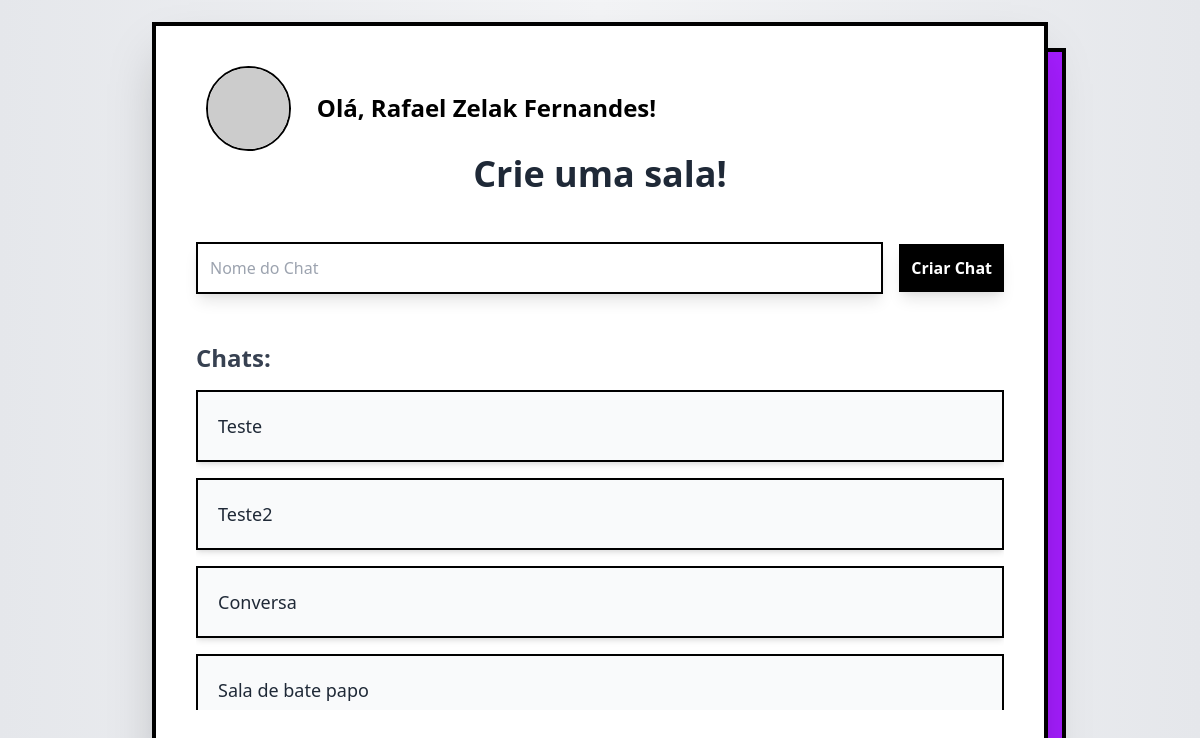
The app's page /dashboard (signed in) with its own data.
### tables this page shows
CREATE TABLE users (
    id INTEGER PRIMARY KEY AUTOINCREMENT,
    username TEXT NOT NULL,
    password TEXT NOT NULL,
    email TEXT NOT NULL,
    idade INTEGER NOT NULL
, image BLOB);

CREATE TABLE chats (
    id INTEGER PRIMARY KEY AUTOINCREMENT,
    name TEXT NOT NULL
);

### app.py (the view)
@app.route('/dashboard')
def dashboard():
    if 'username' in session:
        username = session['username']
        conn = sqlite3.connect('login.db')
        cursor = conn.cursor()
        cursor.execute('SELECT username, image FROM users WHERE username = ?', (username,))
        user = cursor.fetchone()
        conn.close()
        user_data = {
            'username': user[0],
            'image': base64.b64encode(user[1]).decode('utf-8') if user[1] else None
        }
        chats = get_chats()
        return render_template('dashboard.html', username=user[0], user=user_data, chats=chats)
    else:
        return redirect(url_for('index'))

### app.py (called while the page is built)
def get_chats():
    conn = sqlite3.connect('login.db')
    cursor = conn.cursor()
    cursor.execute('SELECT * FROM chats')
    chats = cursor.fetchall()
    conn.close()
    return chats

### templates/dashboard.html (shortened to what this page needs)
<!DOCTYPE html>
<html lang="en">
<head>
    <link rel="stylesheet" type="text/css" href="{{ url_for('static', filename='style.css') }}">
    <link href="https://cdn.jsdelivr.net/npm/tailwindcss@2.2.19/dist/tailwind.min.css" rel="stylesheet">
</head>
<body class="flex items-center justify-center h-screen bg-gradient-to-r from-gray-200 via-gray-100 to-gray-200">
    <div class="relative max-w-4xl w-full bg-white py-16 px-10 shadow-2xl border-4 border-black brutalist-border">
        <div class="absolute top-10 left-10 flex items-center space-x-4">
            <div class="relative">
                {% if user.image %}
                    <img alt="Imagem de Perfil" class="profile-img" id="profileImage">
                {% else %}
                    <img src="https://via.placeholder.com/150" alt="Imagem de Perfil" class="profile-img" id="profileImage">
                {% endif %}
            </div>
            <h2 class="text-2xl font-semibold">Olá, {{ username }}!</h2>
        </div>
        <h1 class="text-4xl font-extrabold mb-12 text-center text-gray-800 mt-16">Crie uma sala!</h1>
        <form action="{{ url_for('create_chat') }}" method="post" class="flex items-center space-x-4 mb-12 justify-center">
            <input type="text" name="chat_name" placeholder="Nome do Chat" class="flex-grow p-3 border-2 border-black rounded-none shadow-lg focus:outline-none focus:ring-2 focus:ring-black" required>
            <button type="submit" class="p-3 bg-black text-white font-semibold rounded-none shadow-lg hover:bg-gray-800 transition duration-300">
                Criar Chat
            </button>
        </form>
        <h2 class="text-2xl font-semibold mb-4 text-gray-700">Chats:</h2>
        <div class="overflow-y-auto max-h-80 salas">
            <ul class="space-y-4">
                {% for chat in chats %}
                <li class="p-2 bg-gray-50 border-2 border-black rounded-none shadow-md hover:bg-gray-200 transition duration-300">
                    <a href="{{ url_for('chat', chat_id=chat[0]) }}" class="block text-lg text-gray-800 font-medium p-3 rounded-none hover:bg-gray-200 transition duration-300">
                        {{ chat[1] }}
                    </a>
                </li>
                {% endfor %}
            </ul>
        </div>
    </div>
</body>
</html>

### static/style.css (style rules this page uses)
.salas { scrollbar-width: thin; scrollbar-color: #dfdfdf80 #ffffff; }
button { border-top-right-radius: 1rem; border-bottom-right-radius: 1rem; box-shadow: 0 2px 4px rgba(0, 0, 0, 0.1); transition: background-color 0.05s ease-in-out, transform 0.05s ease-in-out; display: flex; align-items: center; justify-content: center; padding: 0.75rem; background-color: #4299e1; color: white; cursor: pointer; border: none; }
.profile-img { width: 50px; height: 50px; border-radius: 50%; margin-left: 10px; margin-right: 10px; }
.brutalist-border::before { content: ''; position: absolute; top: 1.4rem; left: 1.4rem; width: 100%; height: 100%; background: #a41dff; z-index: -1; border: 4px solid black; }
.profile-img { width: 5.3rem; height: 5.3rem; border-radius: 50%; object-fit: cover; cursor: pointer; border: 2px solid rgb(0, 0, 0); }

### records on screen
users: username "Rafael Zelak Fernandes"
chats: name "Teste"
chats: name "Teste2"
chats: name "Conversa"
chats: name "Sala de bate papo"
